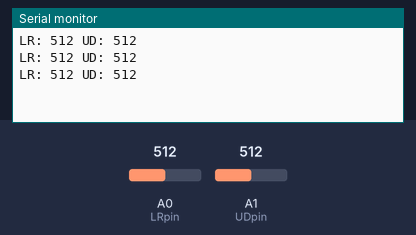
A sketch run on a simulated Arduino Uno, built with avr-gcc and run on an emulated ATmega328P. Shown: the last lines printed to the serial monitor. Inputs (shaded band) come from the test bench; at power-on: A0 (LRpin) = 512, A1 (UDpin) = 512.

Above: at 1.3 s.
1.4 s: A0 (LRpin) set to 716
At 1.9 s:
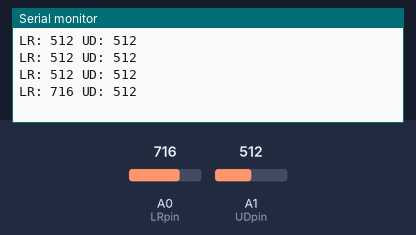
2.9 s: A1 (UDpin) set to 716
At 3.4 s:
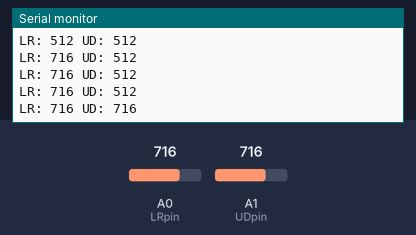
4.4 s: A0 (LRpin) set to 900
At 4.9 s:
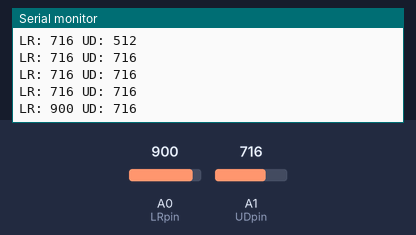
5.9 s: A1 (UDpin) set to 900
At 6.4 s:
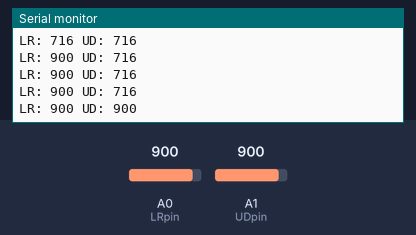
Timing chart, 0 to 8.4 s (numbered marks = the images above; inputs shaded):
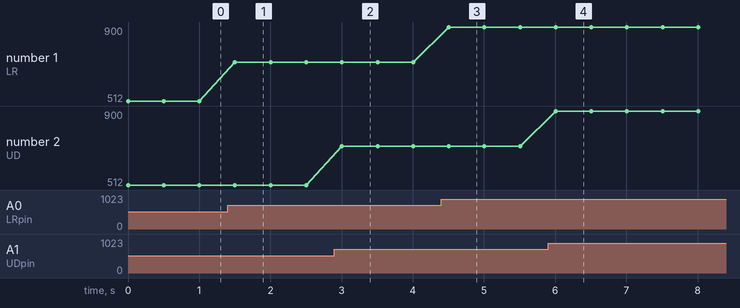

Measured:
- after the input at 1.4 s, the serial monitor: prints a new line after 0.10 s (image 1)
- after the input at 2.9 s, the serial monitor: prints a new line after 0.10 s (image 2)
- after the input at 4.4 s, the serial monitor: prints a new line after 0.11 s (image 3)
- after the input at 5.9 s, the serial monitor: prints a new line after 0.11 s (image 4)
- plotted number 1: 512 → 716 after the input at 1.4 s, 716 → 900 after the input at 4.4 s

The sketch:

Joystick_Module.ino
```cpp
const int LRpin = A0;
const int UDpin = A1;

int LR;
int UD;

void setup() {
  // put your setup code here, to run once:
Serial.begin(9600);
}

void loop() {
  // put your main code here, to run repeatedly:
LR = analogRead(LRpin);
UD = analogRead(UDpin);

Serial.print("LR: ");
Serial.print(LR);
Serial.print(" UD: ");
Serial.println(UD);
delay(500);
}
```
